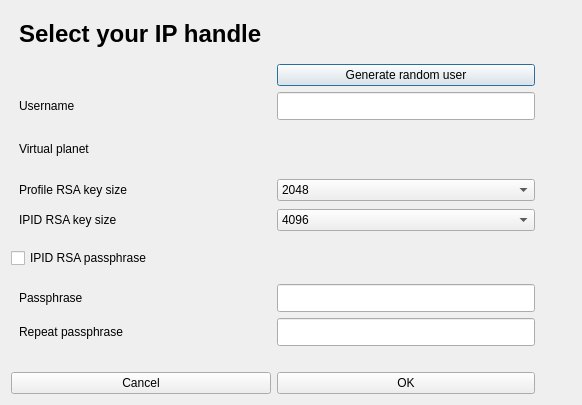
<?xml version="1.0" encoding="UTF-8"?>
<ui version="4.0">
 <class>ProfileInitDialog</class>
 <widget class="QDialog" name="ProfileInitDialog">
  <property name="geometry">
   <rect>
    <x>0</x>
    <y>0</y>
    <width>582</width>
    <height>405</height>
   </rect>
  </property>
  <property name="windowTitle">
   <string>IPID generator</string>
  </property>
  <property name="styleSheet">
   <string notr="true">QLineEdit, QLabel {
padding: 5px;
}

QDialog {
margin-left: 20px;
margin-right: 20px;
}</string>
  </property>
  <layout class="QGridLayout" name="gridLayout_2">
   <item row="0" column="0">
    <layout class="QGridLayout" name="gridLayout">
     <item row="7" column="2">
      <widget class="QLabel" name="ipidRsaPassphraseCheck">
       <property name="text">
        <string>    </string>
       </property>
      </widget>
     </item>
     <item row="7" column="1">
      <widget class="QLineEdit" name="ipidRsaPassphrase"/>
     </item>
     <item row="2" column="0">
      <widget class="QLabel" name="label_2">
       <property name="text">
        <string>Username</string>
       </property>
      </widget>
     </item>
     <item row="1" column="1">
      <widget class="QPushButton" name="generateRandom">
       <property name="text">
        <string>Generate random user</string>
       </property>
      </widget>
     </item>
     <item row="8" column="0">
      <widget class="QLabel" name="ipidRsaPassphraseVerifLabel">
       <property name="text">
        <string>Repeat passphrase</string>
       </property>
      </widget>
     </item>
     <item row="2" column="1">
      <widget class="QLineEdit" name="username"/>
     </item>
     <item row="6" column="0">
      <widget class="QCheckBox" name="useIpidPassphrase">
       <property name="text">
        <string>IPID RSA passphrase</string>
       </property>
      </widget>
     </item>
     <item row="6" column="1">
      <spacer name="verticalSpacer">
       <property name="orientation">
        <enum>Qt::Vertical</enum>
       </property>
       <property name="sizeType">
        <enum>QSizePolicy::Minimum</enum>
       </property>
       <property name="sizeHint" stdset="0">
        <size>
         <width>20</width>
         <height>40</height>
        </size>
       </property>
      </spacer>
     </item>
     <item row="4" column="1">
      <widget class="QComboBox" name="profileRsaKeySize">
       <item>
        <property name="text">
         <string>2048</string>
        </property>
       </item>
       <item>
        <property name="text">
         <string>4096</string>
        </property>
       </item>
      </widget>
     </item>
     <item row="7" column="0">
      <widget class="QLabel" name="ipidRsaPassphraseLabel">
       <property name="text">
        <string>Passphrase</string>
       </property>
      </widget>
     </item>
     <item row="5" column="0">
      <widget class="QLabel" name="label_4">
       <property name="text">
        <string>IPID RSA key size</string>
       </property>
      </widget>
     </item>
     <item row="0" column="0">
      <widget class="QLabel" name="label">
       <property name="font">
        <font>
         <weight>75</weight>
         <bold>true</bold>
        </font>
       </property>
       <property name="text">
        <string>&lt;html&gt;&lt;head/&gt;&lt;body&gt;&lt;p&gt;&lt;span style=&quot; font-size:18pt;&quot;&gt;Select your IP handle&lt;/span&gt;&lt;/p&gt;&lt;/body&gt;&lt;/html&gt;</string>
       </property>
       <property name="textFormat">
        <enum>Qt::RichText</enum>
       </property>
      </widget>
     </item>
     <item row="3" column="0">
      <widget class="QLabel" name="label_3">
       <property name="text">
        <string>Virtual planet</string>
       </property>
      </widget>
     </item>
     <item row="4" column="0">
      <widget class="QLabel" name="label_5">
       <property name="text">
        <string>Profile RSA key size</string>
       </property>
      </widget>
     </item>
     <item row="8" column="1">
      <widget class="QLineEdit" name="ipidRsaPassphraseVerif"/>
     </item>
     <item row="9" column="1">
      <spacer name="verticalSpacer_2">
       <property name="orientation">
        <enum>Qt::Vertical</enum>
       </property>
       <property name="sizeType">
        <enum>QSizePolicy::Minimum</enum>
       </property>
       <property name="sizeHint" stdset="0">
        <size>
         <width>20</width>
         <height>20</height>
        </size>
       </property>
      </spacer>
     </item>
     <item row="8" column="2">
      <widget class="QLabel" name="ipidRsaPassphraseVerifCheck">
       <property name="text">
        <string>    </string>
       </property>
      </widget>
     </item>
     <item row="5" column="1">
      <widget class="QComboBox" name="ipidRsaKeySize">
       <item>
        <property name="text">
         <string>4096</string>
        </property>
       </item>
       <item>
        <property name="text">
         <string>2048</string>
        </property>
       </item>
      </widget>
     </item>
     <item row="10" column="1">
      <widget class="QPushButton" name="okButton">
       <property name="maximumSize">
        <size>
         <width>300</width>
         <height>16777215</height>
        </size>
       </property>
       <property name="text">
        <string>OK</string>
       </property>
      </widget>
     </item>
     <item row="10" column="0">
      <widget class="QPushButton" name="cancelButton">
       <property name="text">
        <string>Cancel</string>
       </property>
      </widget>
     </item>
    </layout>
   </item>
  </layout>
 </widget>
 <resources/>
 <connections/>
</ui>
